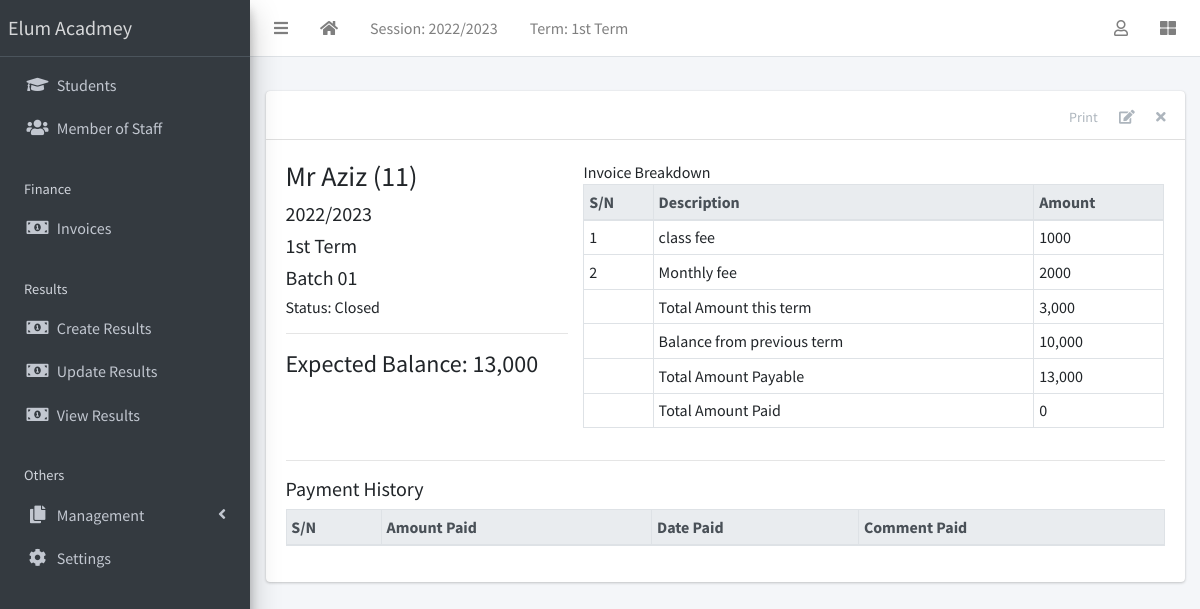
The app's page /finance/2/detail/ (signed in) with its own data.
### apps/corecode/models.py (models this page shows, shortened)
class AcademicSession(models.Model):
    name = models.CharField(max_length=200, unique=True)
    current = models.BooleanField(default=True)
    class Meta:
        ordering = ["-name"]
    def __str__(self):
        return self.name

class AcademicTerm(models.Model):
    name = models.CharField(max_length=20, unique=True)
    current = models.BooleanField(default=True)
    class Meta:
        ordering = ["name"]
    def __str__(self):
        return self.name

class SiteConfig(models.Model):
    key = models.SlugField()
    value = models.CharField(max_length=200)

class StudentClass(models.Model):
    name = models.CharField(max_length=200, unique=True)
    class Meta:
        verbose_name = "Class"
        verbose_name_plural = "Classes"
        ordering = ["name"]
    def __str__(self):
        return self.name

### apps/finance/models.py (models this page shows, shortened)
class Invoice(models.Model):
    student = models.ForeignKey(Student, on_delete=models.CASCADE)
    session = models.ForeignKey(AcademicSession, on_delete=models.CASCADE)
    term = models.ForeignKey(AcademicTerm, on_delete=models.CASCADE)
    class_for = models.ForeignKey(StudentClass, on_delete=models.CASCADE)
    balance_from_previous_term = models.IntegerField(default=0)
    status = models.CharField(
        max_length=20,
        choices=[("active", "Active"), ("closed", "Closed")],
        default="active",
    )
    class Meta:
        ordering = ["student", "term"]
    def __str__(self):
        return f"{self.student}"
    def balance(self):
        payable = self.total_amount_payable()
        paid = self.total_amount_paid()
        return payable - paid
    def amount_payable(self):
        items = InvoiceItem.objects.filter(invoice=self)
        total = 0
        for item in items:
            total += item.amount
        return total
    def total_amount_payable(self):
        return self.balance_from_previous_term + self.amount_payable()
    def total_amount_paid(self):
        receipts = Receipt.objects.filter(invoice=self)
        amount = 0
        for receipt in receipts:
            amount += receipt.amount_paid
        return amount

class InvoiceItem(models.Model):
    invoice = models.ForeignKey(Invoice, on_delete=models.CASCADE)
    description = models.CharField(max_length=200)
    amount = models.IntegerField()

### apps/students/models.py (models this page shows, shortened)
class Student(models.Model):
    STATUS_CHOICES = [("active", "Active"), ("inactive", "Inactive")]
    GENDER_CHOICES = [("male", "Male"), ("female", "Female")]
    current_status = models.CharField(
        max_length=10, choices=STATUS_CHOICES, default="active"
    )
    registration_number = models.CharField(max_length=200, unique=True)
    surname = models.CharField(max_length=200)
    firstname = models.CharField(max_length=200)
    other_name = models.CharField(max_length=200, blank=True)
    gender = models.CharField(max_length=10, choices=GENDER_CHOICES, default="male")
    date_of_birth = models.DateField(default=timezone.now)
    current_class = models.ForeignKey(
        StudentClass, on_delete=models.SET_NULL, blank=True, null=True
    )
    date_of_admission = models.DateField(default=timezone.now)
    mobile_num_regex = RegexValidator(
        regex="^[0-9]{10,15}$", message="Entered mobile number isn't in a right format!"
    )
    parent_mobile_number = models.CharField(
        validators=[mobile_num_regex], max_length=13, blank=True
    )
    address = models.TextField(blank=True)
    others = models.TextField(blank=True)
    passport = models.ImageField(blank=True, upload_to="students/passports/")
    class Meta:
        ordering = ["surname", "firstname", "other_name"]
    def __str__(self):
        return f"{self.surname} {self.firstname} {self.other_name} ({self.registration_number})"

### apps/finance/views.py (the view)
# urls.py: path("<int:pk>/detail/", InvoiceDetailView.as_view(), name="invoice-detail"),
class InvoiceDetailView(LoginRequiredMixin, DetailView):
    model = Invoice
    fields = "__all__"
    def get_context_data(self, **kwargs):
        context = super(InvoiceDetailView, self).get_context_data(**kwargs)
        context["receipts"] = Receipt.objects.filter(invoice=self.object)
        context["items"] = InvoiceItem.objects.filter(invoice=self.object)
        return context

### apps/corecode/context_processors.py (called while the page is built)
def site_defaults(request):
    current_session = AcademicSession.objects.get(current=True)
    current_term = AcademicTerm.objects.filter(current=True).first()
    vals = SiteConfig.objects.all()
    contexts = {
        "current_session": current_session.name,
        "current_term": current_term.name,
    }
    for val in vals:
        contexts[val.key] = val.value
    return contexts

### apps/finance/templates/finance/invoice_detail.html (shortened to what this page needs)
{% extends 'base.html' %}
{% load humanize %}
{% block content-header %}
<div class="card-header">
  <div class="card-tools">
    <a href="#" class="btn btn-tool" id="print-button">Print</a>
    <a href="{% url 'invoice-update' object.id %}" class="btn btn-tool">
      <i class="fas fa-edit"></i>
    </a>
    <a href="{% url 'invoice-delete' object.id %}" class="btn btn-tool">
      <i class="fas fa-times"></i>
    </a>
  </div>
</div>
{% endblock content-header %}
{% block content %}
<div class="row">
  <div class="col-sm-4">
    <h3>{{ object }} </h3>
    <h5>{{ object.session }} </h5>
    <h5>{{ object.term }} </h5>
    <h5>{{ object.class_for }} </h5>
    <h6>Status: {{ object.get_status_display }} </h6>
    <hr>
    <div>
      <h4>Expected Balance: {{ object.balance | intcomma }}</h4>
    </div>
  </div>
  <div class="col-sm-8">
    <table class="table table-sm table-bordered">
      <thead class="thead-light">
        <tr>
          <th>S/N</th>
          <th>Description</th>
          <th>Amount</th>
        </tr>
      </thead>
      <tbody>
        {% for item in items %}
        <tr>
          <td>{{ forloop.counter }} </td>
          <td>{{ item.description }} </td>
          <td>{{ item.amount }} </td>
        </tr>
        {% endfor %}
      </tbody>
      <tfoot>
        <tr>
          <td></td>
          <td>Total Amount this term</td>
          <td>{{ object.amount_payable | intcomma}}</td>
        </tr>
        <tr>
          <td></td>
          <td>Balance from previous term</td>
          <td>{{ object.balance_from_previous_term | intcomma }}</td>
        </tr>
        <tr>
          <td></td>
          <td>Total Amount Payable</td>
          <td>{{ object.total_amount_payable | intcomma}}</td>
        </tr>
        <tr>
          <td></td>
          <td>Total Amount Paid</td>
          <td>{{ object.total_amount_paid | intcomma}}</td>
        </tr>
      </tfoot>
    </table>
  </div>
</div>
<hr>
<h5>Payment History</h5>
<table class="table table-bordered table-sm">
  <thead class="thead-light">
    <tr>
      <th>S/N</th>
      <th>Amount Paid</th>
      <th>Date Paid</th>
      <th>Comment Paid</th>
    </tr>
  </thead>
</table>
{% endblock content %}

### templates/base.html (shortened to what this page needs)
{% load static %}
<!DOCTYPE html>
<html lang="en">
<head>
  <link rel="stylesheet" href="{% static 'plugins/fontawesome-free/css/all.min.css' %}">
  <link rel="stylesheet" href="{% static 'plugins/toastr/toastr.min.css' %}">
  <link rel="stylesheet"
    href="{% static 'plugins/overlayScrollbars/css/OverlayScrollbars.min.css' %}">
  <link rel="stylesheet" href="{% static 'plugins/Datatables/datatables.min.css' %}" />
  <link rel="stylesheet" href="{% static 'dist/css/adminlte.min.css' %}">
</head>
<body
  class="hold-transition sidebar-mini layout-fixed layout-navbar-fixed layout-footer-fixed">
  <div class="wrapper">
    <nav class="main-header navbar navbar-expand navbar-white navbar-light">
      <ul class="navbar-nav">
        <li class="nav-item">
          <a class="nav-link" data-widget="pushmenu" href="#" role="button"><i
              class="fas fa-bars"></i></a>
        </li>
        <li class="nav-item d-none d-sm-inline-block">
          <a href="{% url 'home' %} " class="nav-link"><i class="fa fa-home"></i></a>
        </li>
        <li class="nav-item d-none d-sm-inline-block">
          <a href="{% url 'current-session' %}" class="nav-link">Session: {{ current_session }}</a>
        </li>
        <li class="nav-item d-none d-sm-inline-block">
          <a href="{% url 'current-session' %}" class="nav-link">Term: {{ current_term }}</a>
        </li>
      </ul>
      <ul class="navbar-nav ml-auto">
        <li class="nav-item dropdown">
          <a class="nav-link" data-toggle="dropdown" href="#">
            <i class="far fa-user"></i>
          </a>
        </li>
        <li class="nav-item">
          <a class="nav-link" data-widget="control-sidebar" data-slide="true"
            href="#" role="button"><i class="fas fa-th-large"></i></a>
        </li>
      </ul>
    </nav>
    <aside class="main-sidebar sidebar-dark-primary elevation-4">
      <a href="{% url 'home' %}" class="brand-link">{{ school_name | default:"MySchool" }}</a>
      <div class="sidebar">
        <nav class="mt-2">
          <ul class="nav nav-pills nav-sidebar flex-column"
            data-widget="treeview" role="menu" data-accordion="false">
            <li class="nav-item">
              <a href="{% url 'student-list' %}" class="nav-link">
                <i class="nav-icon fas fa-graduation-cap"></i>
                <p>
                  Students
                </p>
              </a>
            </li>
            <li class="nav-item">
              <a href="{% url 'staff-list' %}" class="nav-link">
                <i class="nav-icon fas fa-users"></i>
                <p>
                  Member of Staff
                </p>
              </a>
            </li>
            <li class="nav-header">Finance</li>
            <li class="nav-item">
              <a href="{% url 'invoice-list' %}" class="nav-link">
                <i class="nav-icon fas fa-money-bill-alt"></i>
                <p>
                  Invoices
                </p>
              </a>
            </li>
            <li class="nav-header">Results</li>
            <li class="nav-item">
              <a href="{% url 'create-result' %}" class="nav-link">
                <i class="nav-icon fas fa-money-bill-alt"></i>
                <p>
                  Create Results
                </p>
              </a>
            </li>
            <li class="nav-item">
              <a href="{% url 'edit-results' %}" class="nav-link">
                <i class="nav-icon fas fa-money-bill-alt"></i>
                <p>
                  Update Results
                </p>
              </a>
            </li>
            <li class="nav-item">
              <a href="{% url 'view-results' %}" class="nav-link">
                <i class="nav-icon fas fa-money-bill-alt"></i>
                <p>
                  View Results
                </p>
              </a>
            </li>
            <li class="nav-header">Others</li>
            <li class="nav-item has-treeview">
              <a href="#" class="nav-link">
                <i class="nav-icon fas fa-copy"></i>
                <p>
                  Management
                  <i class="fas fa-angle-left right"></i>
                </p>
              </a>
            </li>
            <li class="nav-item">
              <a href="{% url 'configs' %}" class="nav-link">
                <i class="nav-icon fas fa-cog"></i>
                <p>
                  Settings
                </p>
              </a>
            </li>
          </ul>
        </nav>
      </div>
    </aside>
    <div class="content-wrapper">
      <section class="content-header">
      </section>
      <section class="content">
        <div class="container-fluid">
          <div class="row">
            <div class="col-md-12">
              {% block fullcard %}
              <div class="card">
                {% block content-header %}{% endblock content-header %}
                <div class="card-body">
                  <div class="row">
                    <div class="col">
                      {% block content %}
                      {% endblock content %}
                    </div>
                  </div>
                </div>
              </div>
              {% endblock fullcard %}
            </div>
          </div>
        </div>
      </section>
    </div>
  </div>
</body>
</html>

### records on screen
AcademicSession: name "2022/2023"
AcademicTerm: name "1st Term"
SiteConfig: value "Elum Acadmey"
Invoice: student.registration_number "Mr Aziz (11)", session "2022/2023", term "1st Term", class_for "Batch 01", status "Closed", balance "13,000", amount_payable "3,000", balance_from_previous_term "10,000", total_amount_payable "13,000", total_amount_paid "0"
InvoiceItem: description "class fee", amount "1000"
InvoiceItem: description "Monthly fee", amount "2000"
